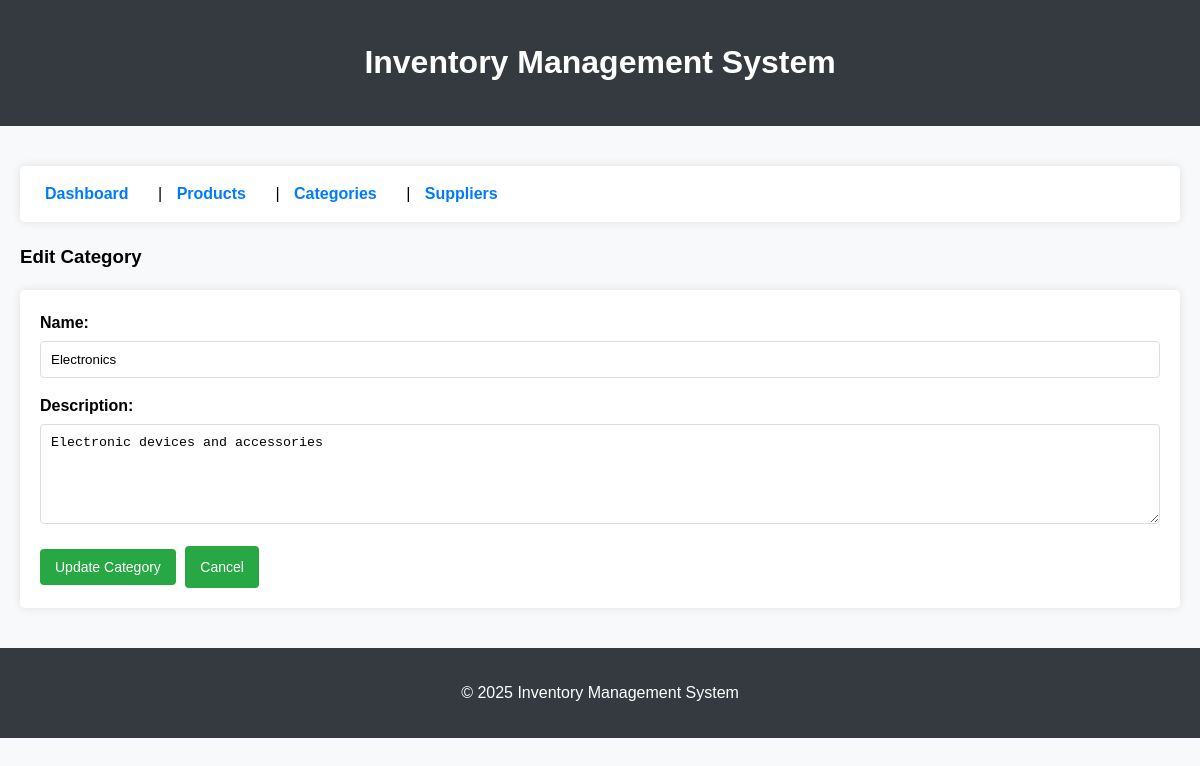
The page /?page=category_form&id=1 on the database its author committed.
### tables this page shows
CREATE TABLE categories (
    id INT AUTO_INCREMENT PRIMARY KEY,
    name VARCHAR(100) NOT NULL,
    description TEXT
);

### config/db.php (called while the page is built, shortened)
<?php
class Database {
    private $host = "localhost";
    private $username = "root";
    private $password = "new_password";
    private $dbname = "inventory_db";
    public function __construct() {
        try {
            $this->conn = new PDO("mysql:host=$this->host;dbname=$this->dbname", $this->username, $this->password);
        } catch (PDOException $e) {
            echo "Connection failed: " . $e->getMessage();
        }
    }
}
?>

### class/Category.php (called while the page is built, shortened)
<?php
require_once 'config/db.php';
class Category {
    private $db;
    public function __construct() {
        $this->db = (new Database())->conn;
    }
    public function getCategoryById($id) {
        $stmt = $this->db->prepare("SELECT * FROM categories WHERE id = ?");
        $stmt->execute([$id]);
        return $stmt->fetch(PDO::FETCH_ASSOC);
    }
}
?>

### view/category_form.php (the view, shortened to what this page needs)
<?php
$id = isset($_GET['id']) ? $_GET['id'] : null;
$categoryData = $id ? $category->getCategoryById($id) : null;
$title = $id ? 'Edit Category' : 'Add New Category';
?>
<h3><?= $title ?></h3>
<form method="POST" action="?page=categories">
    <div>
        <label for="name">Name:</label>
        <input type="text" id="name" name="name" value="<?= $categoryData ? htmlspecialchars($categoryData['name']) : '' ?>" required>
    </div>
    <div>
        <label for="description">Description:</label>
        <textarea id="description" name="description"><?= $categoryData ? htmlspecialchars($categoryData['description']) : '' ?></textarea>
    </div>
    <button type="submit" name="<?= $id ? 'update_category' : 'add_category' ?>"><?= $id ? 'Update' : 'Add' ?> Category</button>
    <a href="?page=categories" class="button">Cancel</a>
</form>

### style.css (style rules this page uses)
body { font-family: Arial, sans-serif; margin: 0; padding: 0; line-height: 1.6; background-color: #f8f9fa; }
form { margin-bottom: 20px; background-color: white; padding: 20px; border-radius: 5px; box-shadow: 0 0 10px rgba(0, 0, 0, 0.1); }
form label { display: block; margin-bottom: 5px; font-weight: bold; }
form input, form select, form textarea { width: 100%; padding: 10px; margin-bottom: 15px; border: 1px solid #ddd; border-radius: 4px; box-sizing: border-box; }
form textarea { height: 100px; resize: vertical; }
button, .button { background-color: #28a745; color: white; padding: 10px 15px; border: none; border-radius: 4px; cursor: pointer; text-decoration: none; display: inline-block; margin-right: 5px; font-size: 14px; }

### rows shown on the page
categories: name "Electronics", description "Electronic devices and accessories"

### other values the page prints
$title "Edit Category"
